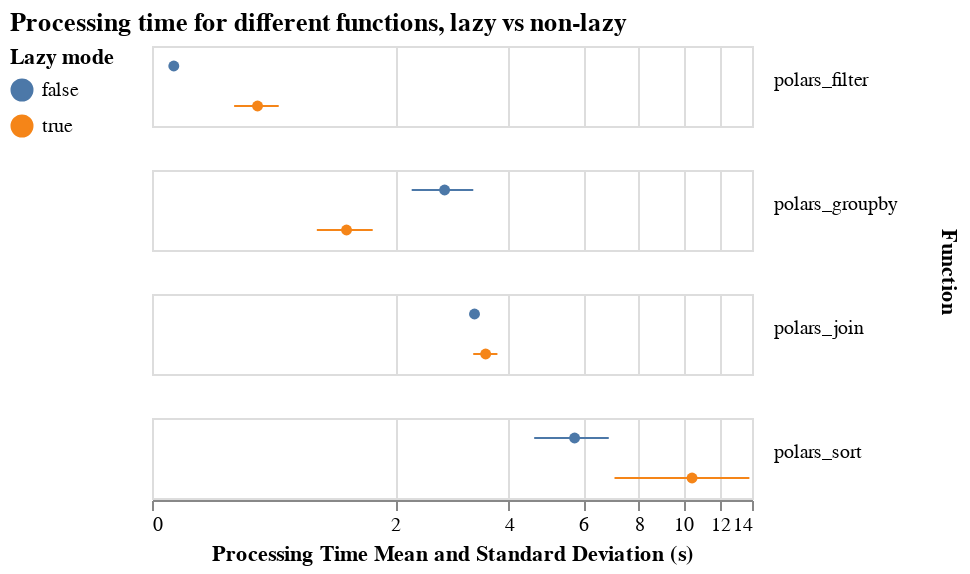

The notebook cell this image was saved under:
### Markdown cell above
## Lazy vs non-lazy for functions (preloaded)

### Code cell
plot_pretty_boxplot(
    df,
    field="lazy",
    title="Processing time for different functions, lazy vs non-lazy",
    filename="preloaded-lazy-vs-non-lazy.png",
    filter="preload",
    legend_title="Lazy mode",
    # column='gpu',
)

### Figure 1 — Vega-Lite specification as saved in the notebook (floating-point values rounded to 4 significant figures; data arrays with more than 128 entries replaced by an {"elided": "..."} marker saying what was removed)
{"usermeta": {"embedOptions": {"theme": "carbong10"}}, "config": {"view": {"continuousWidth": 300, "continuousHeight": 300}}, "data": {"name": "data-15a2c4d7b09ac3ee64521ae9f33f9cce"}, "facet": {"row": {"field": "func", "header": {"labelAlign": "right", "labelAngle": 0, "labelBaseline": "alphabetic", "orient": "right", "titleFontWeight": "bold"}, "title": "Function", "type": "nominal"}}, "spec": {"layer": [{"mark": {"type": "point", "filled": true}, "encoding": {"color": {"field": "lazy", "legend": {"orient": "left"}, "title": "Lazy mode", "type": "nominal"}, "x": {"aggregate": "mean", "field": "duration", "scale": {"type": "symlog"}, "title": "Processing Time Mean and Standard Deviation (s)", "type": "quantitative"}, "y": {"axis": null, "field": "lazy", "type": "nominal"}}}, {"mark": {"type": "errorbar"}, "encoding": {"color": {"field": "lazy", "type": "nominal"}, "x": {"aggregate": "stdev", "field": "duration", "scale": {"type": "symlog"}, "title": "", "type": "quantitative"}, "y": {"axis": null, "field": "lazy", "type": "nominal"}}}]}, "title": {"text": "Processing time for different functions, lazy vs non-lazy", "subtitle": ""}, "transform": [{"filter": "datum.preload"}], "$schema": "https://vega.github.io/schema/vega-lite/v5.20.1.json", "datasets": {"data-15a2c4d7b09ac3ee64521ae9f33f9cce": {"elided": "384 records"}}}
